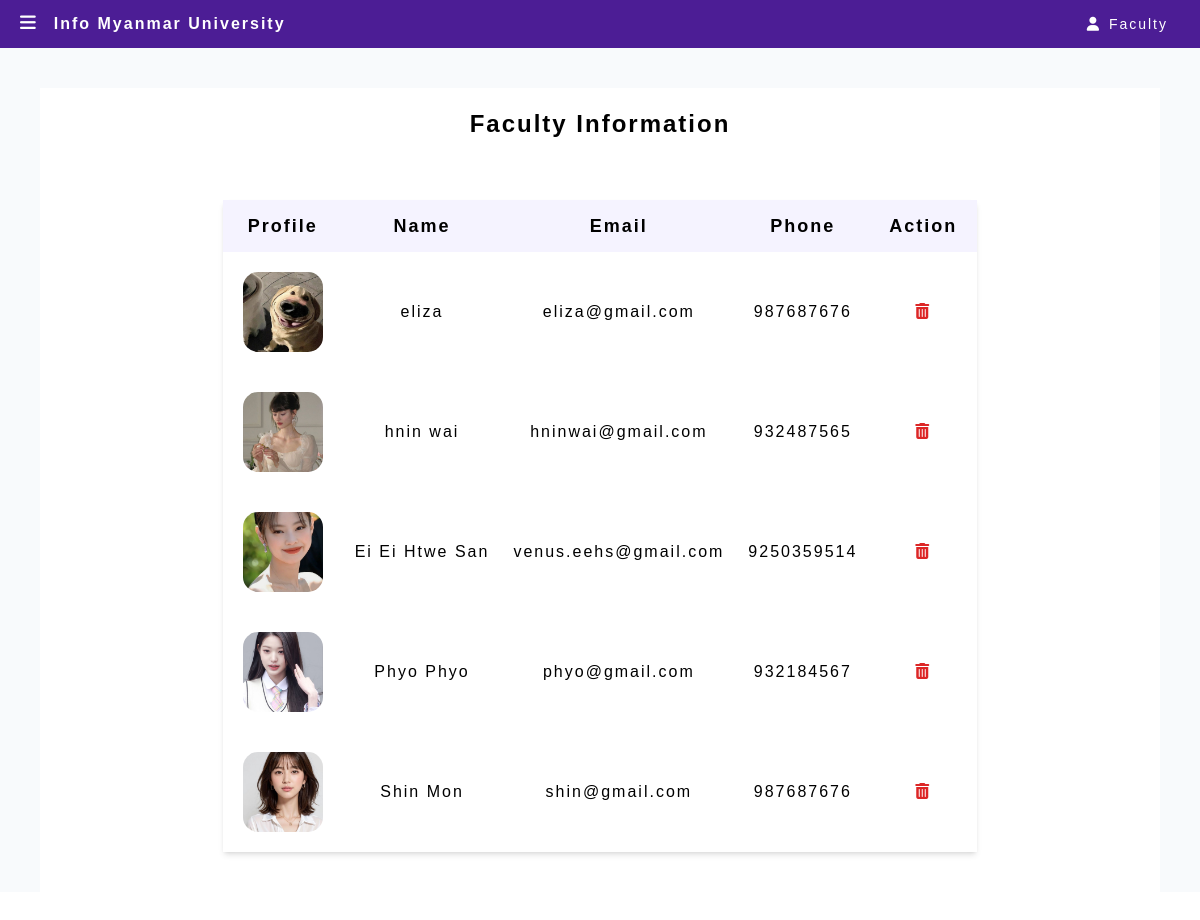
The app's page /adminfacultyInfo (signed in) with its own data.
### Website/models.py (models this page shows)
class Admin(db.Model, UserMixin):
    id = db.Column(db.Integer, primary_key=True)
    email = db.Column(db.String(150), unique=True)
    name = db.Column(db.String(150))
    phone = db.Column(db.Integer)
    password = db.Column(db.String(150))
    roleCode = db.Column(db.String(150))
    profile = db.Column(db.String(300))

### app.py (the view)
@app.route('/adminfacultyInfo', methods=['GET', 'POST'])
def adminfacultyInfo():
    if 'admin_id' not in session:
        return redirect(url_for('adminLogin'))
    else:
        return adminfacultyinfo()

### Website/adminfeatues.py (called while the page is built)
def adminfacultyinfo():
    code = "F1001" # faculty code
    admins = Admin.query.filter_by(roleCode=code).all()
    return render_template("adminfacultyInfo.html", admins = admins)

### Website/templates/adminfacultyInfo.html (shortened to what this page needs)
{% extends "adminlayout.html" %} {% block title %} Faculty Information {% endblock%}
{% block content %}
<div class="m-10 flex flex-col justify-center items-center bg-white">
<h3 class="mt-5 text-2xl font-semibold mb-5 text-center">Faculty Information</h3>
  <div>
  <table class="text-center mx-16 my-10 shadow-md">
    <thead class="bg-violet-50 text-lg font-semibold">
        <tr>
            <th class="py-3 px-5">Profile</th>
            <th class="py-3 px-5">Name</th>
            <th class="py-3 px-5">Email</th>
            <th class="py-3 px-5">Phone</th>
            <th class="py-3 px-5">Action</th>
        </tr>
    </thead>
    <tbody>
        {% for admin in admins %}
        <tr>
            <td class="p-3">
                <img class=" w-24 h-24 object-cover p-2" style="border-radius:23px" src="{{ url_for('static', filename='images/' + admin.profile) }}" alt="user photo">
            </td>
            <td class="p-3">{{ admin.name }}</td>
            <td class="p-3">{{ admin.email }}</td>
            <td class="p-3">{{ admin.phone }}</td>
            <td class="p-3">
                <a href="/deletefacultyInfo/{{ admin.id }}" class="text-red-600 hover:scale-110 hover:text-red-400" data-item-id="2">
                <i class="fas fa-trash-alt"></i></a>
              </td>
        </tr>
        {% endfor %}
    </tbody>
</table>
</div>
</div>
{% endblock %}

### Website/static/css/index.css (style rules this page uses)
html { font-family: Tahoma, sans-serif !important; letter-spacing: 2px; }

### records on screen
Admin: profile (picture), name "eliza", email "eliza@gmail.com", phone "987687676"
Admin: profile (picture), name "hnin wai", email "hninwai@gmail.com", phone "932487565"
Admin: profile (picture), name "Ei Ei Htwe San", email "venus.eehs@gmail.com", phone "9250359514"
Admin: profile (picture), name "Phyo Phyo", email "phyo@gmail.com", phone "932184567"
Admin: profile (picture), name "Shin Mon", email "shin@gmail.com", phone "987687676"
